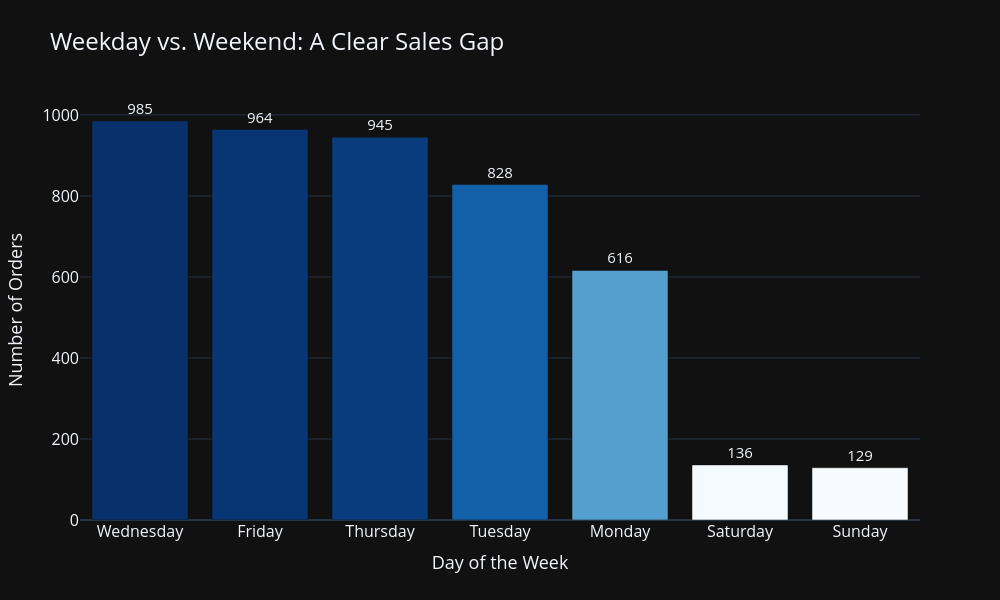

Notebook cell for this chart:
### Code cell
# Create a bar chart showing order volume by day of the week
fig = px.bar(
    days_of_the_week_by_orders,
    x='day_name',
    y='number_of_orders',
    text='number_of_orders',
    title='Weekday vs. Weekend: A Clear Sales Gap',
    labels={'day_name': 'Day of the Week', 'number_of_orders': 'Number of Orders'},
    color='number_of_orders',
    color_continuous_scale='Blues'  # Apply gradient colour for visual contrast
)

# Format the bar labels and hover tooltips
fig.update_traces(
    texttemplate='%{text}',         # Show order count above each bar
    textposition='outside',
    hovertemplate="Day: %{x}<br>Orders: %{y}"  # Custom tooltip format
)

# Apply layout styling: dark theme, dimensions, fonts, and axis settings
fig.update_layout(
    template="plotly_dark",         # Use dark mode for visual consistency
    width=1000,
    height=600,
    uniformtext_minsize=15,
    uniformtext_mode='hide',
    xaxis=dict(
        title='Day of the Week',
        tickfont=dict(size=16),     # Larger tick labels
        titlefont=dict(size=18)     # Larger axis title
    ),
    yaxis=dict(
        title='Number of Orders',
        tickfont=dict(size=16),
        titlefont=dict(size=18)
    ),
    title=dict(font=dict(size=24)),     # Chart title font size
    coloraxis_showscale=False           # Hide colour scale legend
)

# Show the chart
fig.show()

### Figure 1 — Plotly figure (JSON) as saved in the notebook; plotly's stock layout.template omitted (floating-point values rounded to 4 significant figures)
{"data": [{"alignmentgroup": "True", "hovertemplate": "Day: %{x}<br>Orders: %{y}", "legendgroup": "", "marker": {"color": [985, 964, 945, 828, 616, 136, 129], "coloraxis": "coloraxis", "pattern": {"shape": ""}}, "name": "", "offsetgroup": "", "orientation": "v", "showlegend": false, "text": [985, 964, 945, 828, 616, 136, 129], "textposition": "outside", "texttemplate": "%{text}", "type": "bar", "x": ["Wednesday", "Friday", "Thursday", "Tuesday", "Monday", "Saturday", "Sunday"], "xaxis": "x", "y": [985, 964, 945, 828, 616, 136, 129], "yaxis": "y"}], "layout": {"barmode": "relative", "coloraxis": {"colorbar": {"title": {"text": "Number of Orders"}}, "colorscale": [[0, "rgb(247,251,255)"], [0.125, "rgb(222,235,247)"], [0.25, "rgb(198,219,239)"], [0.375, "rgb(158,202,225)"], [0.5, "rgb(107,174,214)"], [0.625, "rgb(66,146,198)"], [0.75, "rgb(33,113,181)"], [0.875, "rgb(8,81,156)"], [1, "rgb(8,48,107)"]], "showscale": false}, "height": 600, "legend": {"tracegroupgap": 0}, "title": {"font": {"size": 24}, "text": "Weekday vs. Weekend: A Clear Sales Gap"}, "uniformtext": {"minsize": 15, "mode": "hide"}, "width": 1000, "xaxis": {"anchor": "y", "domain": [0, 1], "tickfont": {"size": 16}, "title": {"font": {"size": 18}, "text": "Day of the Week"}}, "yaxis": {"anchor": "x", "domain": [0, 1], "tickfont": {"size": 16}, "title": {"font": {"size": 18}, "text": "Number of Orders"}}}}
